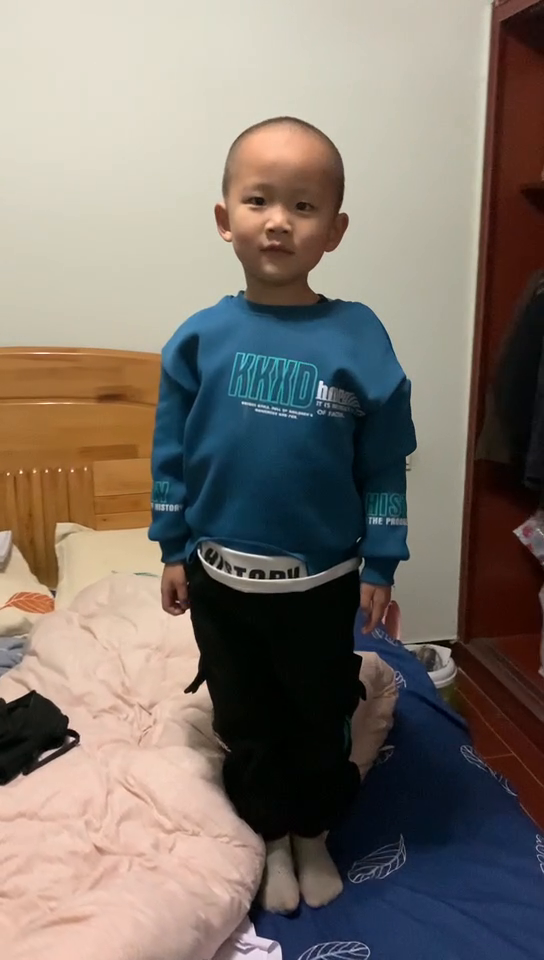
#> input picture opencv_py/data/imgs/yinzihao.png, 544 x 960 px, found by its file name
$ python image_flip.py
#> lines starting #> are read from the running program, lines starting #| are printed output that depends on the picture
import cv2
import numpy as np
"""
OpenCV图像基本变换: 图像翻转
    flip(img, flipCode)
    flipCode == 0, 上下
    flipCode > 0, 左右
    flipCode < 0, 上下 + 左右
"""
brother = cv2.imread(r'E:\PycharmProjects\funnyPython\opencv_py\data\imgs\yinzihao.png')
#> brother is the input picture: shape (960, 544, 3); mean B, G, R 108.7, 116.8, 126.3

new = cv2.flip(brother, 0)
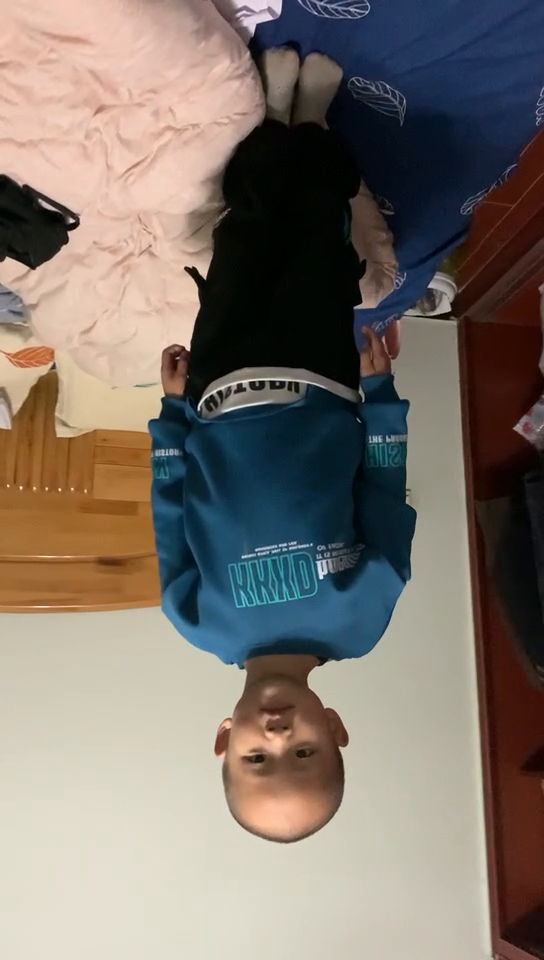
#> new: shape (960, 544, 3); mean B, G, R 108.7, 116.8, 126.3
new = cv2.flip(brother, 1)
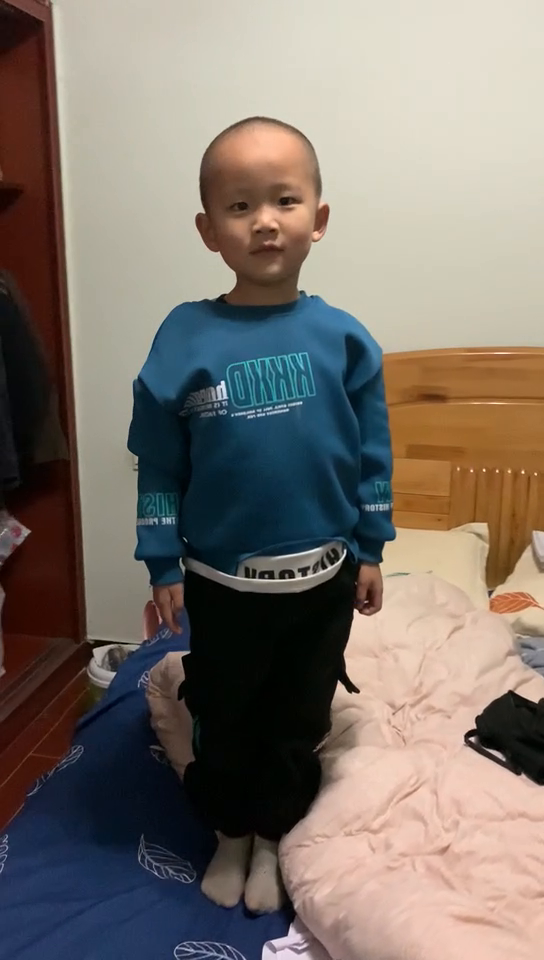
#> new: shape (960, 544, 3); mean B, G, R 108.7, 116.8, 126.3
new = cv2.flip(brother, -1)
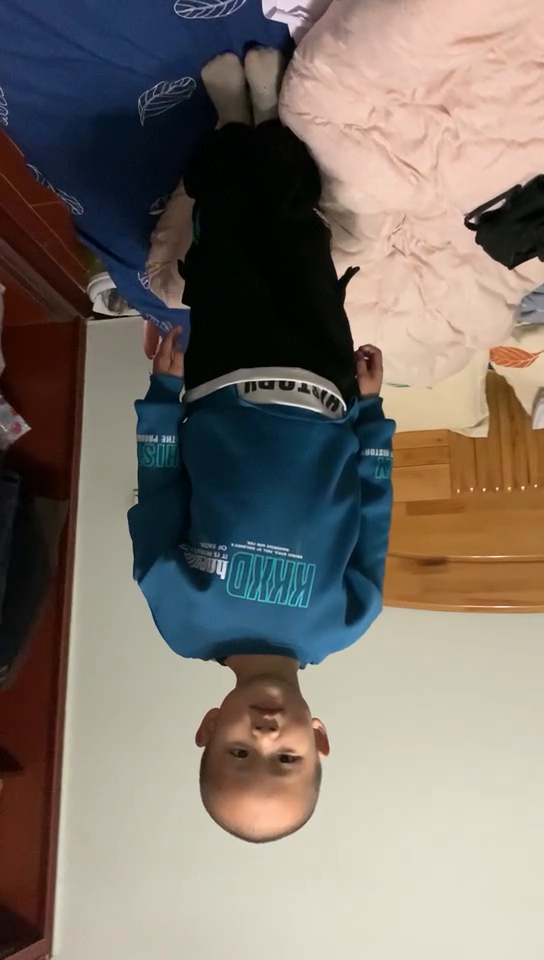
#> new: shape (960, 544, 3); mean B, G, R 108.7, 116.8, 126.3

cv2.imshow('unicom', brother)
cv2.imshow('unicom new', new)
cv2.waitKey(0)

$ run again, with opencv_py/data/imgs/qianqian_face.png copied over opencv_py/data/imgs/yinzihao.png
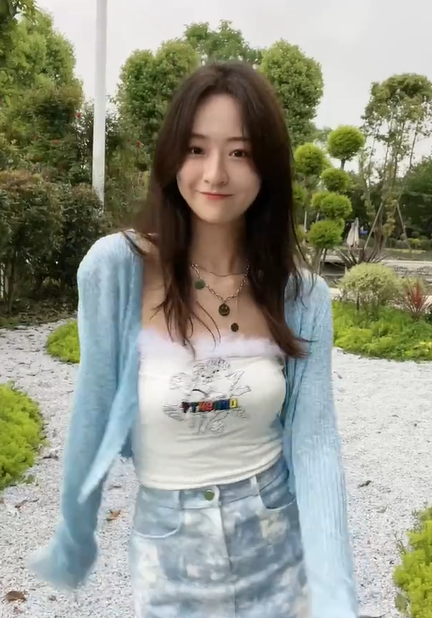
#> input picture opencv_py/data/imgs/qianqian_face.png, 432 x 618 px, found by its file name
#> brother is the input picture: shape (618, 432, 3); mean B, G, R 136, 150.5, 147.5
#> `new = cv2.flip(brother, 1)`:
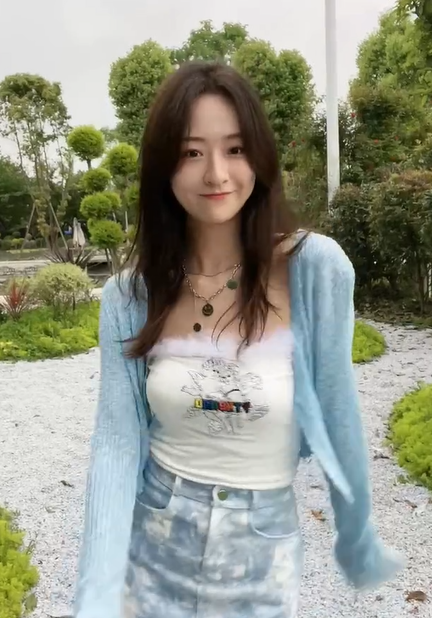
#> new: shape (618, 432, 3); mean B, G, R 136, 150.5, 147.5
#> `new = cv2.flip(brother, -1)`:
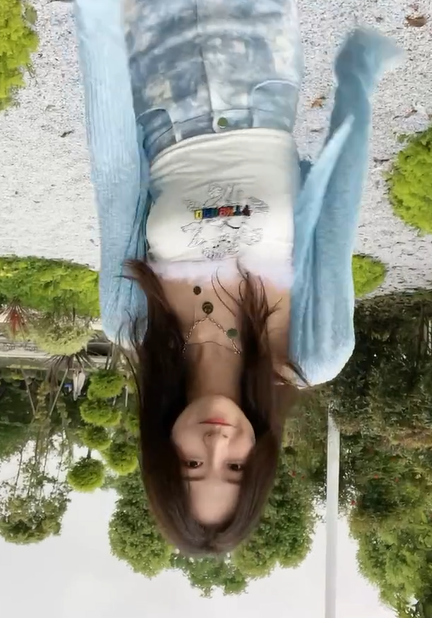
#> new: shape (618, 432, 3); mean B, G, R 136, 150.5, 147.5
